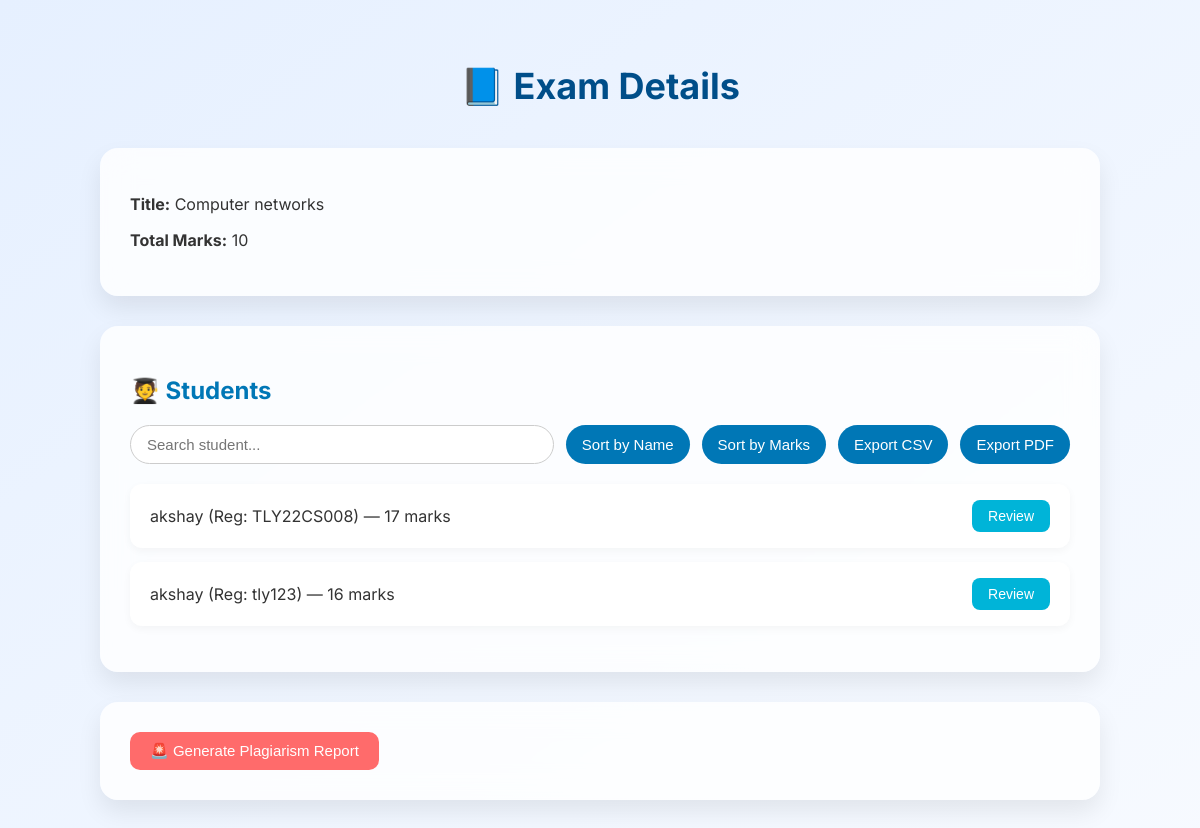
The page /exam_details/1 (signed in) on the database as committed earlier.
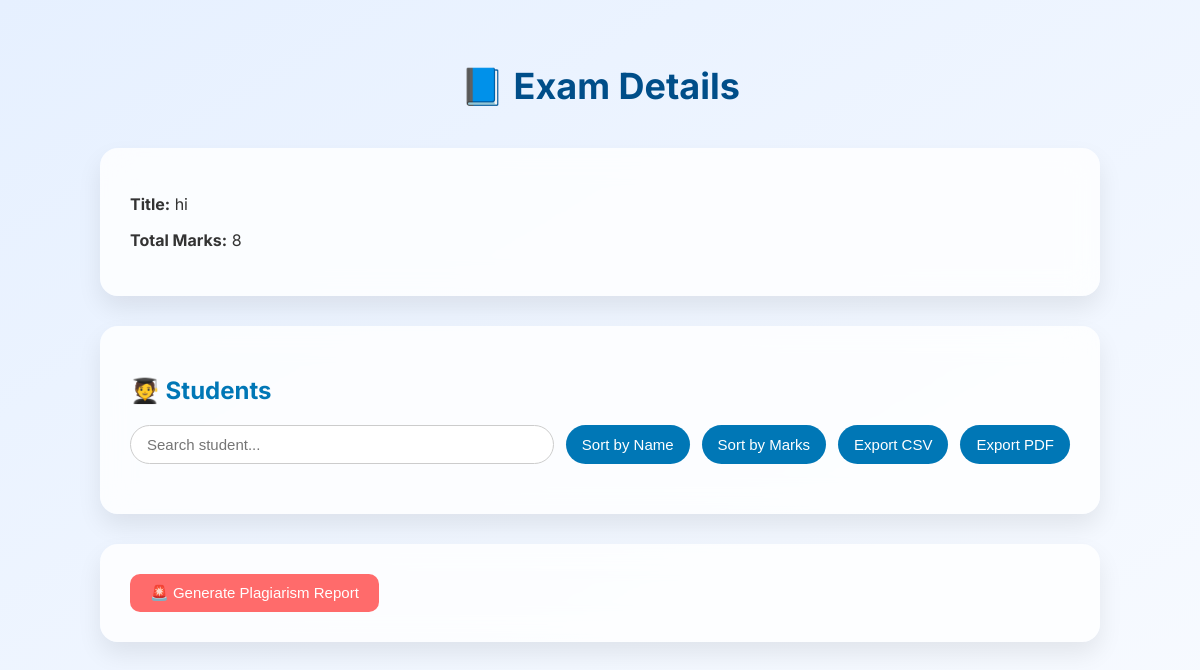
The same page on the database as committed later.
### tables this page shows
CREATE TABLE Exam (
                            id INTEGER PRIMARY KEY AUTOINCREMENT,
                            teacher_id INTEGER,
                            title TEXT,
                            total_marks INTEGER);

CREATE TABLE Attended (
                            id INTEGER PRIMARY KEY AUTOINCREMENT,
                            student_id INTEGER,
                            exam_id INTEGER,
                            earned_total INTEGER);

CREATE TABLE Student (
                            id INTEGER PRIMARY KEY AUTOINCREMENT,
                            username TEXT,
                            reg_no TEXT,
                            email TEXT,
                            password TEXT);

### app.py (the view)
@app.route('/exam_details/<int:exam_id>')
def exam_details(exam_id):
    if 'teacher_id' not in session:
        return redirect('/login_teacher')
    with sqlite3.connect('database.db') as conn:
        cursor = conn.cursor()
        cursor.execute("SELECT * FROM Exam WHERE id = ?", (exam_id,))
        exam = cursor.fetchone()
        cursor.execute("""
            SELECT Student.username, Student.reg_no, Attended.earned_total, Student.id
            FROM Attended
            JOIN Student ON Attended.student_id = Student.id
            WHERE Attended.exam_id = ?
        """, (exam_id,))
        students = cursor.fetchall()  # (username, earned_total, student_id)
    with sqlite3.connect('database.db') as conn:
        cursor = conn.cursor()
        cursor.execute('''
            SELECT
                PlagiarismReport.id,
                PlagiarismReport.similarity_score,

                s1.id, s1.username, s1.reg_no,
                s2.id, s2.username, s2.reg_no

            FROM PlagiarismReport
            JOIN Student s1 ON PlagiarismReport.student1_id = s1.id
            JOIN Student s2 ON PlagiarismReport.student2_id = s2.id
            WHERE PlagiarismReport.exam_id = ? AND PlagiarismReport.similarity_score >= 75
        ''', (exam_id,))
        rows = cursor.fetchall()
        fatal_cases = [{
            'id': row[0],
            'similarity_score': row[1],
            'student1': {
                'id': row[2],
                'username': row[3],
                'reg_no': row[4],
            },
            'student2': {
                'id': row[5],
                'username': row[6],
                'reg_no': row[7],
            }
        } for row in rows]
    return render_template("exam_details.html", exam=exam, students=students, fatal_cases=fatal_cases)

### templates/exam_details.html (shortened to what this page needs)
<!DOCTYPE html>
<html lang="en">
<head>
</head>
<body>
  <h1>📘 Exam Details</h1>
  <div class="card">
    <p><strong>Title:</strong> {{ exam[2] }}</p>
    <p><strong>Total Marks:</strong> {{ exam[3] }}</p>
  </div>
  <div class="card">
    <h2>🧑‍🎓 Students</h2>
    <div class="controls">
      <input type="text" id="studentSearch" placeholder="Search student..." onkeyup="filterStudents()" />
      <button onclick="sortByName()">Sort by Name</button>
      <button onclick="sortByMarks()">Sort by Marks</button>
      <button onclick="exportToCSV()">Export CSV</button>
      <button onclick="exportToPDF()">Export PDF</button>
    </div>
    <ul id="studentList">
      {% for student in students %}
      <li data-name="{{ student[0] }}" data-marks="{{ student[2] }}">
        <span>
          {{ student[0] }} (Reg: {{ student[1] }}) — {{ student[2] }} marks
          <span class="badge badge-position"></span>
        </span>
        <a href="{{ url_for('review_answers', exam_id=exam[0], student_id=student[3]) }}">
          <button>Review</button>
        </a>
      </li>
      {% endfor %}
    </ul>
  </div>
  <div class="card">
    <form method="POST" action="{{ url_for('generate_plagiarism', exam_id=exam[0]) }}">
      <button type="submit">🚨 Generate Plagiarism Report</button>
    </form>
  </div>
</body>
</html>

Rows that differ between the two databases and show on the page:
removed Attended: username "akshay", reg_no "TLY22CS008", earned_total "17"
removed Attended: username "akshay", reg_no "tly123", earned_total "16"
changed Exam: title "Computer networks" → "hi"; total_marks "10" → "8"
